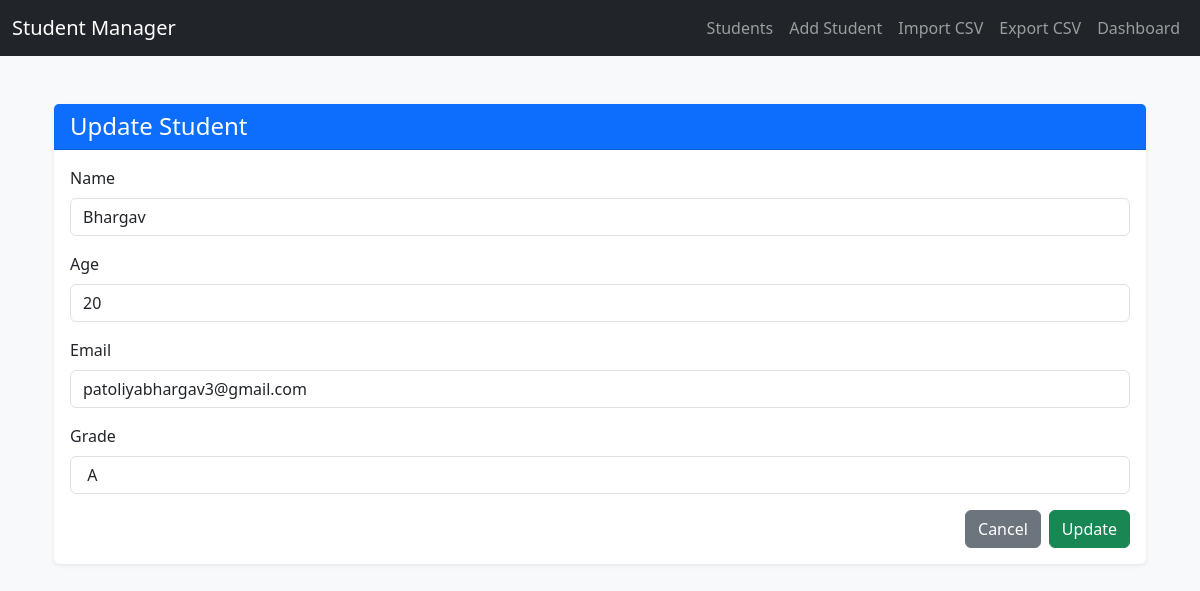
The page /update/3/ on the database its author committed.
### student_app/models.py (models this page shows, shortened)
class Student(models.Model):
    name = models.CharField(max_length=100)
    age = models.IntegerField()
    email = models.EmailField()
    grade = models.CharField(max_length=2)

### student_app/views.py (the view)
# urls.py: path('update/<int:pk>/', views.student_update, name='student_update'),
def student_update(request, pk):
    student = get_object_or_404(Student, pk=pk)
    if request.method == 'POST':
        form = StudentForm(request.POST, instance=student)
        if form.is_valid():
            form.save()
            messages.success(request, "Student updated successfully.")
            return redirect('student_list')
    else:
        form = StudentForm(instance=student)
    return render(request, 'student_form.html', {'form': form})

### student_app/forms.py
class StudentForm(forms.ModelForm):
    class Meta:
        model = Student
        fields = '__all__'
    def __init__(self, *args, **kwargs):
        super(StudentForm, self).__init__(*args, **kwargs)
        for field in self.fields.values():
            field.widget.attrs['class'] = 'form-control'

### student_app/templates/student_form.html (shortened to what this page needs)
{% extends 'base.html' %}
{% block content %}
<div class="container mt-5">
    <div class="card shadow-sm border-0">
        <div class="card-header bg-primary text-white">
            <h4 class="mb-0">
                {{ form.instance.pk|yesno:"Update Student,Create Student" }}
            </h4>
        </div>
        <div class="card-body">
            <form method="POST" novalidate>
                {% for field in form %}
                    <div class="mb-3">
                        <label class="form-label">{{ field.label }}</label>
                        {{ field }}
                    </div>
                {% endfor %}
                <div class="d-flex justify-content-end">
                    <a href="{% url 'student_list' %}" class="btn btn-secondary me-2">Cancel</a>
                    <button type="submit" class="btn btn-success">
                        {{ form.instance.pk|yesno:"Update,Create" }}
                    </button>
                </div>
            </form>
        </div>
    </div>
</div>
{% endblock %}

### rows shown on the page
Student: instance.pk "Update Student", form "Bhargav" "20" "patoliyabhargav3@gmail.com" "A", instance.pk "Update"

### other values the page prints
{{ field.label }} "Name" "Age" "Email" "Grade"
